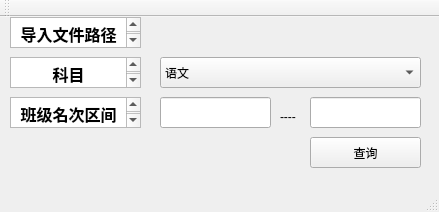
<?xml version="1.0" encoding="UTF-8"?>
<ui version="4.0">
 <class>MainWindow</class>
 <widget class="QMainWindow" name="MainWindow">
  <property name="geometry">
   <rect>
    <x>0</x>
    <y>0</y>
    <width>439</width>
    <height>212</height>
   </rect>
  </property>
  <property name="windowTitle">
   <string>MainWindow</string>
  </property>
  <widget class="QWidget" name="centralWidget">
   <widget class="QComboBox" name="comboBox">
    <property name="geometry">
     <rect>
      <x>160</x>
      <y>40</y>
      <width>261</width>
      <height>31</height>
     </rect>
    </property>
    <item>
     <property name="text">
      <string>语文</string>
     </property>
    </item>
    <item>
     <property name="text">
      <string>英语</string>
     </property>
    </item>
    <item>
     <property name="text">
      <string>数学</string>
     </property>
    </item>
    <item>
     <property name="text">
      <string>物理</string>
     </property>
    </item>
    <item>
     <property name="text">
      <string>化学</string>
     </property>
    </item>
    <item>
     <property name="text">
      <string>生物</string>
     </property>
    </item>
    <item>
     <property name="text">
      <string>历史</string>
     </property>
    </item>
    <item>
     <property name="text">
      <string>地理</string>
     </property>
    </item>
    <item>
     <property name="text">
      <string>政治</string>
     </property>
    </item>
   </widget>
   <widget class="QLineEdit" name="lineEdit">
    <property name="geometry">
     <rect>
      <x>160</x>
      <y>80</y>
      <width>111</width>
      <height>31</height>
     </rect>
    </property>
    <property name="text">
     <string/>
    </property>
   </widget>
   <widget class="QLineEdit" name="lineEdit_2">
    <property name="geometry">
     <rect>
      <x>310</x>
      <y>80</y>
      <width>111</width>
      <height>31</height>
     </rect>
    </property>
   </widget>
   <widget class="QPushButton" name="pushButton">
    <property name="geometry">
     <rect>
      <x>310</x>
      <y>120</y>
      <width>111</width>
      <height>31</height>
     </rect>
    </property>
    <property name="text">
     <string>查询</string>
    </property>
   </widget>
   <widget class="QTextBrowser" name="textBrowser">
    <property name="geometry">
     <rect>
      <x>10</x>
      <y>40</y>
      <width>131</width>
      <height>31</height>
     </rect>
    </property>
    <property name="html">
     <string>&lt;!DOCTYPE HTML PUBLIC &quot;-//W3C//DTD HTML 4.0//EN&quot; &quot;http://www.w3.org/TR/REC-html40/strict.dtd&quot;&gt;
&lt;html&gt;&lt;head&gt;&lt;meta name=&quot;qrichtext&quot; content=&quot;1&quot; /&gt;&lt;style type=&quot;text/css&quot;&gt;
p, li { white-space: pre-wrap; }
&lt;/style&gt;&lt;/head&gt;&lt;body style=&quot; font-family:'SimSun'; font-size:9pt; font-weight:400; font-style:normal;&quot;&gt;
&lt;p align=&quot;center&quot; style=&quot; margin-top:0px; margin-bottom:0px; margin-left:0px; margin-right:0px; -qt-block-indent:0; text-indent:0px;&quot;&gt;&lt;span style=&quot; font-size:12pt; font-weight:600;&quot;&gt;科目&lt;/span&gt;&lt;/p&gt;&lt;/body&gt;&lt;/html&gt;</string>
    </property>
   </widget>
   <widget class="QTextBrowser" name="textBrowser_2">
    <property name="geometry">
     <rect>
      <x>10</x>
      <y>80</y>
      <width>131</width>
      <height>31</height>
     </rect>
    </property>
    <property name="html">
     <string>&lt;!DOCTYPE HTML PUBLIC &quot;-//W3C//DTD HTML 4.0//EN&quot; &quot;http://www.w3.org/TR/REC-html40/strict.dtd&quot;&gt;
&lt;html&gt;&lt;head&gt;&lt;meta name=&quot;qrichtext&quot; content=&quot;1&quot; /&gt;&lt;style type=&quot;text/css&quot;&gt;
p, li { white-space: pre-wrap; }
&lt;/style&gt;&lt;/head&gt;&lt;body style=&quot; font-family:'SimSun'; font-size:9pt; font-weight:400; font-style:normal;&quot;&gt;
&lt;p align=&quot;center&quot; style=&quot; margin-top:0px; margin-bottom:0px; margin-left:0px; margin-right:0px; -qt-block-indent:0; text-indent:0px;&quot;&gt;&lt;span style=&quot; font-size:12pt; font-weight:600;&quot;&gt;班级名次区间&lt;/span&gt;&lt;/p&gt;&lt;/body&gt;&lt;/html&gt;</string>
    </property>
   </widget>
   <widget class="QLabel" name="label">
    <property name="geometry">
     <rect>
      <x>280</x>
      <y>90</y>
      <width>31</width>
      <height>20</height>
     </rect>
    </property>
    <property name="text">
     <string>----</string>
    </property>
   </widget>
   <widget class="QTextBrowser" name="textBrowser_3">
    <property name="geometry">
     <rect>
      <x>10</x>
      <y>0</y>
      <width>131</width>
      <height>31</height>
     </rect>
    </property>
    <property name="html">
     <string>&lt;!DOCTYPE HTML PUBLIC &quot;-//W3C//DTD HTML 4.0//EN&quot; &quot;http://www.w3.org/TR/REC-html40/strict.dtd&quot;&gt;
&lt;html&gt;&lt;head&gt;&lt;meta name=&quot;qrichtext&quot; content=&quot;1&quot; /&gt;&lt;style type=&quot;text/css&quot;&gt;
p, li { white-space: pre-wrap; }
&lt;/style&gt;&lt;/head&gt;&lt;body style=&quot; font-family:'SimSun'; font-size:9pt; font-weight:400; font-style:normal;&quot;&gt;
&lt;p align=&quot;center&quot; style=&quot; margin-top:0px; margin-bottom:0px; margin-left:0px; margin-right:0px; -qt-block-indent:0; text-indent:0px;&quot;&gt;&lt;span style=&quot; font-size:12pt; font-weight:600;&quot;&gt;导入文件路径&lt;/span&gt;&lt;/p&gt;&lt;/body&gt;&lt;/html&gt;</string>
    </property>
   </widget>
  </widget>
  <widget class="QMenuBar" name="menuBar">
   <property name="geometry">
    <rect>
     <x>0</x>
     <y>0</y>
     <width>439</width>
     <height>23</height>
    </rect>
   </property>
  </widget>
  <widget class="QToolBar" name="mainToolBar">
   <attribute name="toolBarArea">
    <enum>TopToolBarArea</enum>
   </attribute>
   <attribute name="toolBarBreak">
    <bool>false</bool>
   </attribute>
  </widget>
  <widget class="QStatusBar" name="statusBar"/>
 </widget>
 <layoutdefault spacing="6" margin="11"/>
 <resources/>
 <connections/>
</ui>
